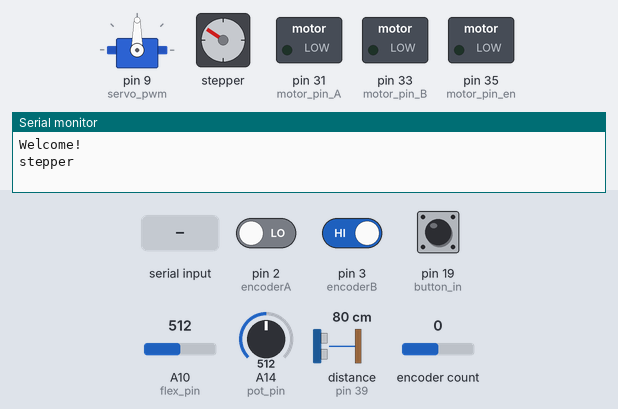
A sketch run on a simulated Arduino Mega 2560, built with avr-gcc and run on an emulated ATmega2560. Parts: servo, stepper motor, switched loads named in the sketch (green lamp = pin HIGH), the last lines printed to the serial monitor. Wiring (inferred from the names in the program): ultrasonic range finder: trigger pin 41; echo pin 39. The inputs (shaded band) are chosen by the test bench; at power-on: pin 19 (button_in) LOW, distance to the obstacle (sensor on pin 39) 80 cm, A14 (pot_pin) = 512, pin 2 (encoderA) LOW, pin 3 (encoderB) HIGH, A10 (flex_pin) = 512, encoder count 0. The echo pulse lasts 58.3 µs per cm; stepper angles assume 2038 steps per turn; pins used as bus, display or sensor lines are not drawn.

Above: at 1.2 s.
1.3 s: pin 19 (button_in) pulled HIGH for 0.15 s
4.8 s: distance to the obstacle (sensor on pin 39) set to 2 cm
At 7.8 s:
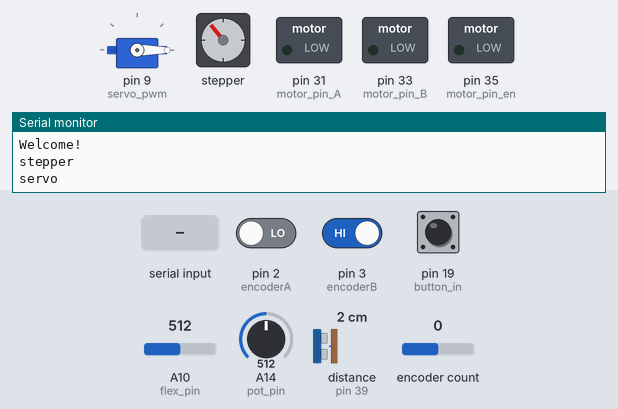
8.3 s: distance to the obstacle (sensor on pin 39) set to 13 cm
At 10.4 s:
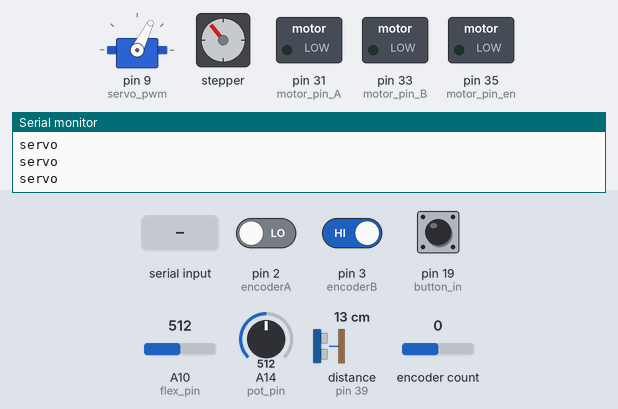
12.7 s: "30,150,10,200\n" received over Serial
At 13.7 s:
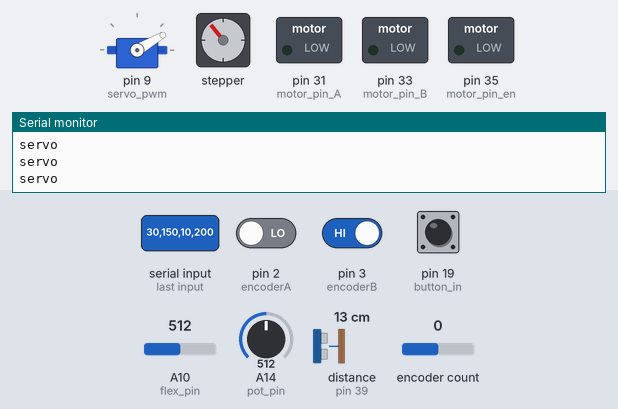
15.6 s: pin 19 (button_in) pulled HIGH for 1 s
At 17.1 s:
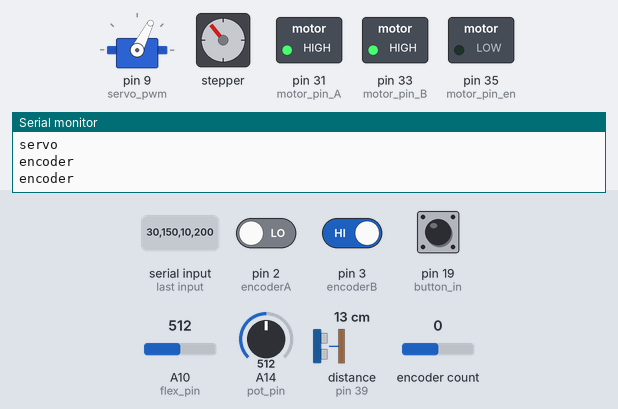
18.1 s: A14 (pot_pin) set to 527
At 19.0 s:
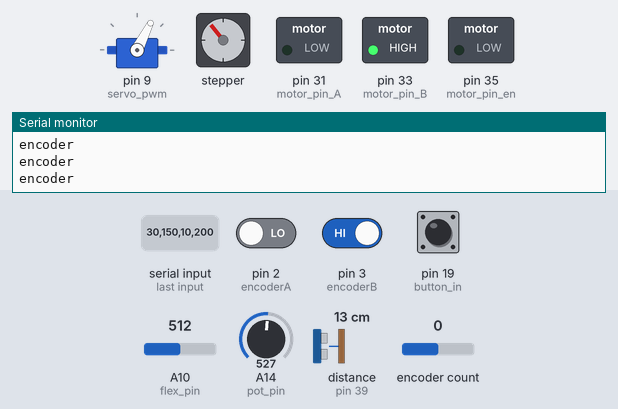
Timing chart, 0 to 65.0 s (numbered marks = the images above; inputs shaded):
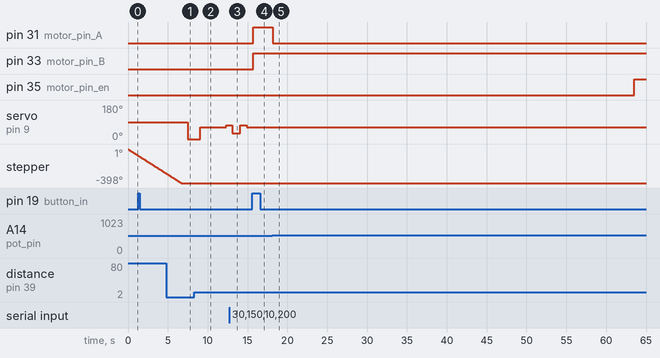

Measured:
- the behaviour switches between 519 and 520 on A14 (pot_pin) (found by bisection; images 4 and 5)
- after the input at 4.8 s, servo on pin 9 (servo_pwm): 90° → 0° after 2.7 s
- after the input at 8.3 s, servo on pin 9 (servo_pwm): 0° → 63° after 0.79 s, → 72° 3.2 s later
- after the input at 12.7 s, servo on pin 9 (servo_pwm): 72° → 30° after 0.40 s, → 72° 1.0 s later, → 63° 0.80 s later
- after the input at 15.6 s, pin 31 (motor_pin_A), pin 33 (motor_pin_B): LOW → HIGH after 0.11 s
- after the input at 18.1 s, pin 31 (motor_pin_A): HIGH → LOW at once; pin 35 (motor_pin_en): LOW → HIGH after 45.4 s

The sketch:

motor_lab.ino
```cpp
#include <Adafruit_Sensor.h>
#include <Wire.h>
#include <Stepper.h>
#include <Servo.h>
#include <Encoder.h>

#define MAX_MOTOR_SPEED 800
/** @brief min motor speed */
#define MIN_MOTOR_SPEED 200

#define TICKS_PER_REV 3600

// Pin Declarations
const int flex_pin = A10;
const int trigger_out = 41;
const int echo_in = 39;
const int servo_pwm = 9;
const int button_pin = 27;
const int stepper_1 = 43;
const int stepper_2 = 45;
const int stepper_3 = 47;
const int stepper_4 = 49;
const int button_in = 19;
const int pot_pin = A14;

// Ultrasonic
float time_since_trigger, distance;

// Stepper Motor
const int stepsPerRevolution = 2038;
Stepper myStepper = Stepper(stepsPerRevolution, stepper_1, stepper_2, stepper_3, stepper_4);
int stepper_steps = 0;
int stepper_steps_prev = 0;

// Servo Motor
Servo pwmServo;

// Flex Sensor
int flex_value = 0;
int flex_value_prev = 0;

int pot_value = 0;

// Variable declarations
int servo_angle;
int stepper_angle;
int dc_position;
int dc_velocity;

// Debouncing constants
unsigned long debounce_time = 250;
unsigned long curr_time = 0;
unsigned long prev_time = 0;

volatile int sensor_ctr = 0;

// DC motor
const int encoderA = 2; // yellow
const int encoderB = 3; // white
const int motor_pin_en = 35;
const int motor_pin_A = 31;
const int motor_pin_B = 33;

// motor stuff
int duty_cycle = 0;
float time_since_last_pid_calculation = 0;
volatile int curr_position = 0;
int target_position = 100;
float last_error, error_sum, error_diff, error = 0;
float p = 0.1;
float i = 0.001;
float d = 0.01;
typedef enum {FREE = 0x0, FORWARD = 0x1, BACKWARD = 0x3, STOP = 0x2} encoder_state;
encoder_state state = FREE;

int angle =0;

Encoder motor_encoder(18, 19);

void ultrasonic () {
  digitalWrite(trigger_out, LOW);
  delayMicroseconds(10);
  digitalWrite(trigger_out, HIGH);
  delayMicroseconds(10);
  digitalWrite(trigger_out, LOW);

  time_since_trigger = pulseIn(echo_in, HIGH);
  // speed of sound --> 343 m/s --> 0.0343 cm/us
  const float speed_of_sound_cm_s = 0.0343;
  // distance sound travels is (duration * 0.0343/us) / 2
  distance = (time_since_trigger*speed_of_sound_cm_s)/2;
}

void servoControl() {
  int angle = map(distance, 5, 25, 0, 180);
  angle = constrain(angle, 0, 180);
  pwmServo.write(angle);
}

void flex() {
  flex_value_prev = flex_value;
  flex_value = analogRead(flex_pin);
  flex_value = map(flex_value, 700, 1000, -100, 100);
  if (abs(flex_value - flex_value_prev) <= 10){ // Filters out any noise, sets it to 0
    stepper_steps = 0;
  }
  else{
    stepper_steps = flex_value * 10;
  }
}

void push_button(){
  curr_time = millis();
  if ((curr_time - prev_time) > debounce_time){
    sensor_ctr ++;
    if (sensor_ctr > 2)
      sensor_ctr = 0;
  }
  prev_time = curr_time;
}

int angle_to_ticks (int angle){
  return map(angle, 0, 360, 0, 3600);
}

void encoder(void) {
  uint8_t a = digitalRead(encoderA);
  uint8_t b = digitalRead(encoderB);
  switch (state) {
    case FREE:
        if (a == 1 && b == 0) {
            curr_position++;
            state = FORWARD;
        } else if (a == 0 && b == 1) {
            curr_position--;
            state = BACKWARD;
        }
        break;
    case FORWARD:
        if (a == 1 && b == 1) {
            curr_position++;
            state = STOP;
        } else if (a == 0 && b == 0) {
            curr_position--;
            state = FREE;
        }
        break;
    case BACKWARD:
        if (a == 1 && b == 1) {
            curr_position--;
            state = STOP;
        } else if (a == 0 && b == 0) {
            curr_position++;
            state = FREE;
        }
        break;
    case STOP:
        if (a == 1 && b == 0) {
            curr_position++;
            state = FORWARD;
        } else if (a == 0 && b == 1) {
            curr_position--;
            state = BACKWARD;
        }
        break;
    default:
        break;
  }

  if (curr_position < 0) {
    curr_position = TICKS_PER_REV;
  }
  if (curr_position > TICKS_PER_REV) {
    curr_position = 0;
  }
}

/** @brief prev error global variable */
volatile int32_t error_prev = 0;
/** @brief cumulative error */
volatile int32_t integral = 0;

void pid_calculations(void) {
  int32_t error = target_position - curr_position;  // Current error
  error_prev = -999999;
  while (!(-50 <= error_prev && error_prev <= 50)){
    if (error_prev == -999999) {
      error_prev = 0;
    }
    if (error > TICKS_PER_REV/2) {
        error -= TICKS_PER_REV;
    } else if (error < -(TICKS_PER_REV/2)) {
        error += TICKS_PER_REV;
    }

    // Calculate PID control
    int32_t derivative = error - error_prev;  // Derivative of error
    integral += error;  // Integral of error
    float output = p * error + i * integral + d * derivative;
    encoder_state dir;

    if (output > 0)
      dir = FORWARD;
    else if (output < 0)
      dir = BACKWARD;
    // Limit motor speed
    if (abs(output) > MAX_MOTOR_SPEED)
        output = MAX_MOTOR_SPEED;
    else if (abs(output) < MIN_MOTOR_SPEED)
        output = MIN_MOTOR_SPEED;
    error_prev = error;
    if (-50 <= error && error <= 50)
      dir = STOP;
    set_motor(output, dir);
    error = target_position - curr_position;  // Current error
    delay(10);
  }
}

void set_motor(uint32_t duty_cycle, uint32_t direction) {
  // get output of pid as a percentage
  int duty = map(duty_cycle, MIN_MOTOR_SPEED, MAX_MOTOR_SPEED, 0, 255);
  analogWrite(motor_pin_en, duty);
  switch (direction) {
      case FREE:
          digitalWrite(motor_pin_A, LOW);
          digitalWrite(motor_pin_B, LOW);
          break;
      case BACKWARD:
          digitalWrite(motor_pin_A, HIGH);
          digitalWrite(motor_pin_B, LOW);
          break;
      case FORWARD:
          digitalWrite(motor_pin_A, LOW);
          digitalWrite(motor_pin_B, HIGH);
          break;
      case STOP:
          digitalWrite(motor_pin_A, HIGH);
          digitalWrite(motor_pin_B, HIGH);
          break;
      default:
          break;
  }
}

void set_motor_gui(uint32_t duty, uint32_t direction) {
  // get output of pid as a percentage
  analogWrite(motor_pin_en, duty);
  switch (direction) {
      case FREE:
          digitalWrite(motor_pin_A, LOW);
          digitalWrite(motor_pin_B, LOW);
          break;
      case BACKWARD:
          digitalWrite(motor_pin_A, HIGH);
          digitalWrite(motor_pin_B, LOW);
          break;
      case FORWARD:
          digitalWrite(motor_pin_A, LOW);
          digitalWrite(motor_pin_B, HIGH);
          break;
      case STOP:
          digitalWrite(motor_pin_A, HIGH);
          digitalWrite(motor_pin_B, HIGH);
          break;
      default:
          break;
  }
}

void potentiometer() {
  pot_value = analogRead(pot_pin);
  pot_value = map(pot_value, 0, 511, 0, 360);
}

void setup(void) {
  Serial.begin(9600);
  Serial1.begin(9600);
  pinMode(flex_pin, INPUT);
  pinMode(pot_pin, INPUT);
  pinMode(trigger_out, OUTPUT);
  pinMode(echo_in, INPUT);
  pinMode(button_in, INPUT);
  myStepper.setSpeed(10);
  pwmServo.attach(servo_pwm);
  Serial.println("Welcome!");
  attachInterrupt(digitalPinToInterrupt(button_in), push_button, RISING);

  pinMode(encoderA, INPUT);
  pinMode(encoderB, INPUT);

  attachInterrupt(digitalPinToInterrupt(encoderA), encoder, CHANGE);
  attachInterrupt(digitalPinToInterrupt(encoderB), encoder, CHANGE);

  pinMode(motor_pin_en, OUTPUT);
  pinMode(motor_pin_A, OUTPUT);
  pinMode(motor_pin_B, OUTPUT);
}

void loop() {

  if (Serial.available() > 0) {
    String input = Serial.readStringUntil('\n');
    int separator1 = input.indexOf(',');
    int separator2 = input.indexOf(',', separator1 + 1);
    int separator3 = input.indexOf(',', separator2 + 1);

    if (separator1 != -1 && separator2 != -1 && separator3 != -1) {
      String servo_value_str = input.substring(0, separator1);
      String stepper_angle_str = input.substring(separator1 + 1, separator2);
      String dc_position_str = input.substring(separator2 + 1, separator3);
      String dc_velocity_str = input.substring(separator3 + 1);


      servo_angle = servo_value_str.toInt();
      pwmServo.write(servo_angle);

      stepper_angle = stepper_angle_str.toInt();
      stepper_steps = map(stepper_angle, -360, 360, -stepsPerRevolution, stepsPerRevolution);

      dc_position = dc_position_str.toInt();
      dc_velocity = dc_velocity_str.toInt();
      if (dc_position != 0)
        angle = dc_position;
      else{
        if (dc_velocity > 0)
          set_motor_gui(dc_velocity, FORWARD);
        else if (dc_velocity < 0)
          set_motor_gui(abs(dc_velocity), BACKWARD);
        delay(500);
        set_motor_gui(0, STOP);
      }
      delay(1000);
    }
  }

  else {
    flex();
    potentiometer();
    ultrasonic();
    angle = pot_value;
  }

  switch (sensor_ctr){
    case 0:
      Serial.println("stepper");
      myStepper.step(stepper_steps);
      break;
    case 1:
      Serial.println("servo");
      servoControl();
      break;
    case 2:
      Serial.println("encoder");
      target_position = angle_to_ticks(angle);
      pid_calculations();
      break;
  }
  delay(800);
}
```
